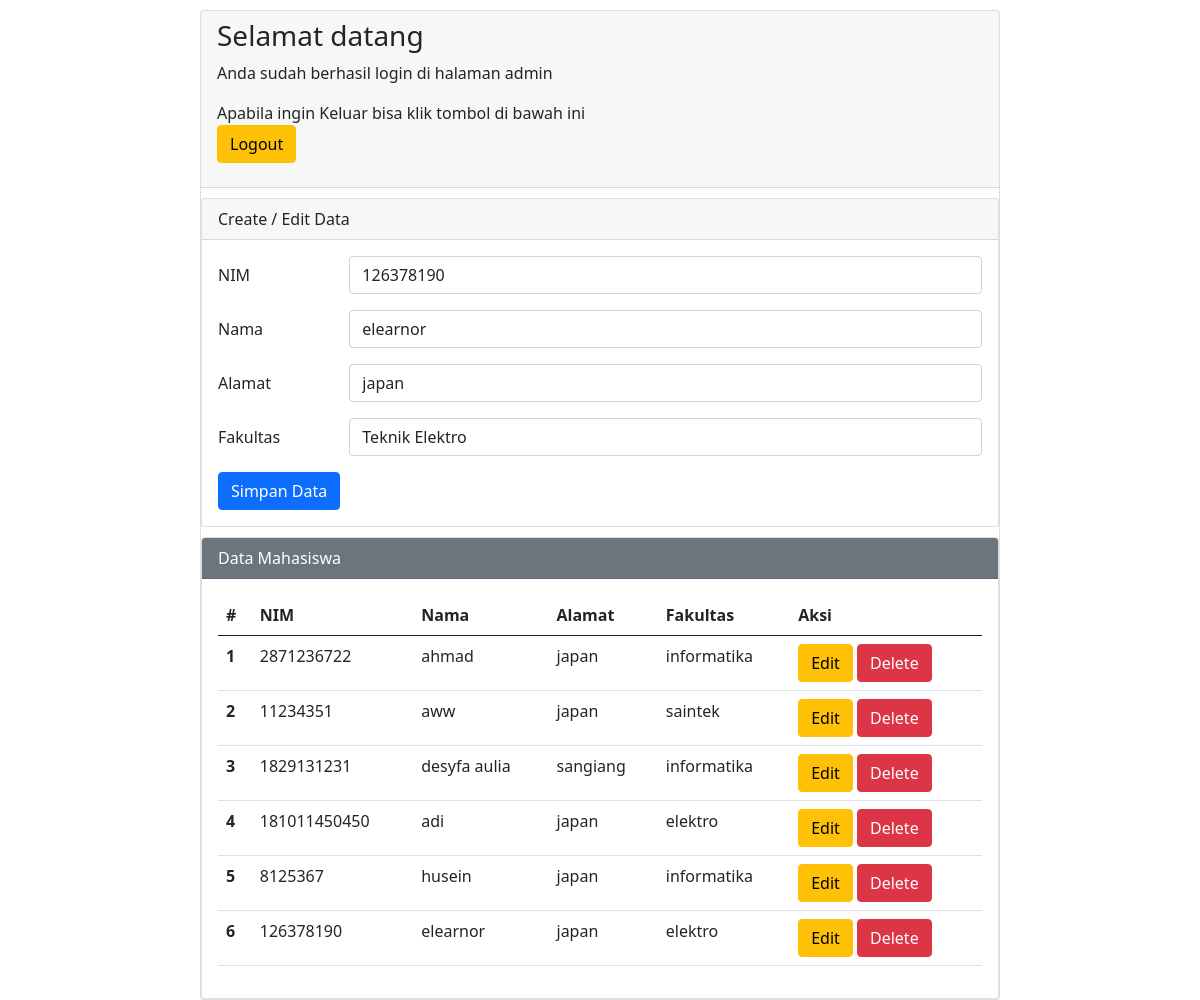
/index.php?op=edit&id=22 (signed in), run on the app's committed database.
### tables this page shows
CREATE TABLE `mhs` (
  `id` int(11) NOT NULL,
  `nim` varchar(25) NOT NULL,
  `nama` varchar(25) NOT NULL,
  `alamat` varchar(25) NOT NULL,
  `fakultas` varchar(25) NOT NULL
);

### index.php (the view, shortened to what this page needs)
<?php
include "koneksi.php";
$nim      = "";
$nama     = "";
$alamat   = "";
$fakultas = "";
if (isset($_GET['op'])) {
  $op = $_GET['op'];
} else {
  $op = "";
}
if ($op == 'edit') {
  $id       = $_GET['id'];
  $sql1     = "select * from mhs where id = '$id'";
  $q1       = mysqli_query($koneksi, $sql1);
  $r1       = mysqli_fetch_array($q1);
  $nim      = $r1['nim'];
  $nama     = $r1['nama'];
  $alamat   = $r1['alamat'];
  $fakultas = $r1['fakultas'];
}
?>
<!DOCTYPE html>
<html lang="en">
<head>
  <link href="https://cdn.jsdelivr.net/npm/bootstrap@5.0.2/dist/css/bootstrap.min.css" rel="stylesheet">
</head>
<body>
  <div class="mx-auto">
    <div class="card">
      <div class="card-header">
        <h3>Selamat datang</h3>
        <p>Anda sudah berhasil login di halaman admin</p>
        <p>Apabila ingin Keluar bisa klik tombol di bawah ini<br>
          <a href="logout.php"><button type="button" class="btn btn-warning">Logout</button></a>
        </p>
      </div>
      <div class="card">
        <div class="card-header">
          Create / Edit Data
        </div>
        <div class="card-body">
          <form action="" method="POST">
            <div class="mb-3 row">
              <label for="nim" class="col-sm-2 col-form-label">NIM</label>
              <div class="col-sm-10">
                <input type="text" class="form-control" id="nim" name="nim" value="<?php echo $nim ?>">
              </div>
            </div>
            <div class="mb-3 row">
              <label for="nama" class="col-sm-2 col-form-label">Nama</label>
              <div class="col-sm-10">
                <input type="text" class="form-control" id="nama" name="nama" value="<?php echo $nama ?>">
              </div>
            </div>
            <div class="mb-3 row">
              <label for="alamat" class="col-sm-2 col-form-label">Alamat</label>
              <div class="col-sm-10">
                <input type="text" class="form-control" id="alamat" name="alamat" value="<?php echo $alamat ?>">
              </div>
            </div>
            <div class="mb-3 row">
              <label for="fakultas" class="col-sm-2 col-form-label">Fakultas</label>
              <div class="col-sm-10">
                <select class="form-control" id="fakultas" name="fakultas">
                  <option value="elektro" <?php if ($fakultas == "elektro") echo "selected" ?>>Teknik Elektro</option>
                </select>
              </div>
            </div>
            <div class="col-12">
              <input type="submit" name="simpan" value="Simpan Data" class="btn btn-primary">
            </div>
          </form>
        </div>
      </div>
      <div class="card">
        <div class="card-header text-white bg-secondary">
          Data Mahasiswa
        </div>
        <div class="card-body">
          <table class="table">
            <thead>
              <tr>
                <th scope="col">#</th>
                <th scope="col">NIM</th>
                <th scope="col">Nama</th>
                <th scope="col">Alamat</th>
                <th scope="col">Fakultas</th>
                <th scope="col">Aksi</th>
              </tr>
            <tbody>
              <?php
              $sql2       = "select * from mhs order by id desc";
              $q2         = mysqli_query($koneksi, $sql2);
              $urut       = 1;
              while ($r2  = mysqli_fetch_array($q2)) {
                $id       = $r2['id'];
                $nim      = $r2['nim'];
                $nama     = $r2['nama'];
                $alamat   = $r2['alamat'];
                $fakultas = $r2['fakultas'];
              ?>
                <tr>
                  <th scope="row"><?php echo $urut++ ?></th>
                  <td scope="row"><?php echo $nim ?></td>
                  <td scope="row"><?php echo $nama ?></td>
                  <td scope="row"><?php echo $alamat ?></td>
                  <td scope="row"><?php echo $fakultas ?></td>
                  <td scope="row">
                    <a href="index.php?op=edit&id=<?php echo $id ?>"><button type="button" class="btn btn-warning">Edit</button></a>
                    <a href="index.php?op=delete&id=<?php echo $id ?>" onclick="return confirm('bener mau delete?')"><button type="button" class="btn btn-danger">Delete</button></a>
                  </td>
                </tr>
              <?php
              }
              ?>
            </tbody>
            </thead>
          </table>
        </div>
      </div>
    </div>
</body>
</html>

### index.php (style rules this page uses)
.mx-auto { width: 800px; }
.card { margin-top: 10px; }

### data on the page
mhs: nim "126378190", nama "elearnor", alamat "japan", fakultas "Teknik Elektro", fakultas "elektro"
mhs: nim "2871236722", nama "ahmad", alamat "japan", fakultas "informatika"
mhs: nim "11234351", nama "aww", alamat "japan", fakultas "saintek"
mhs: nim "1829131231", nama "desyfa aulia", alamat "sangiang", fakultas "informatika"
mhs: nim "181011450450", nama "adi", alamat "japan", fakultas "elektro"
mhs: nim "8125367", nama "husein", alamat "japan", fakultas "informatika"
